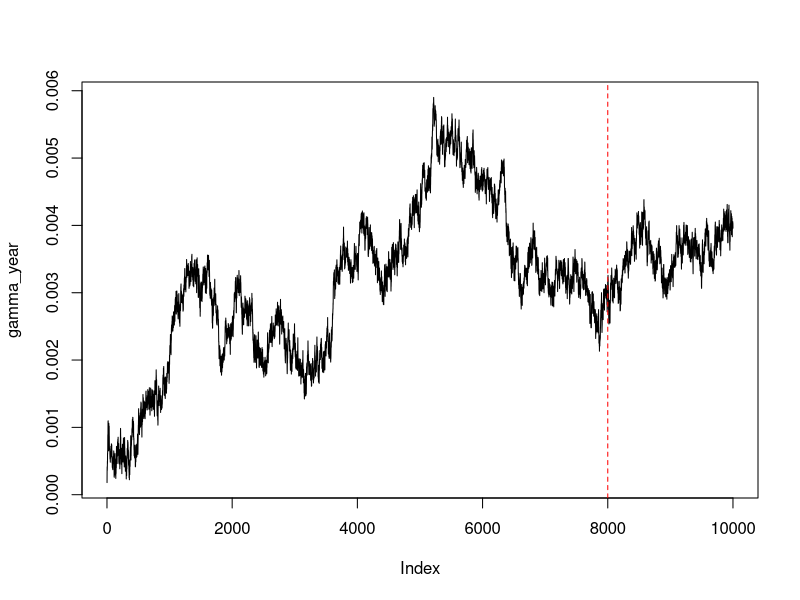
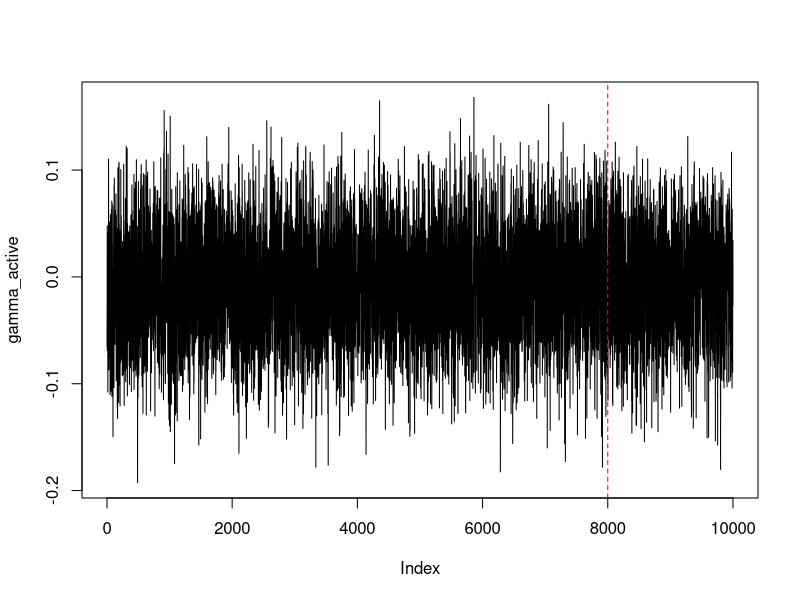
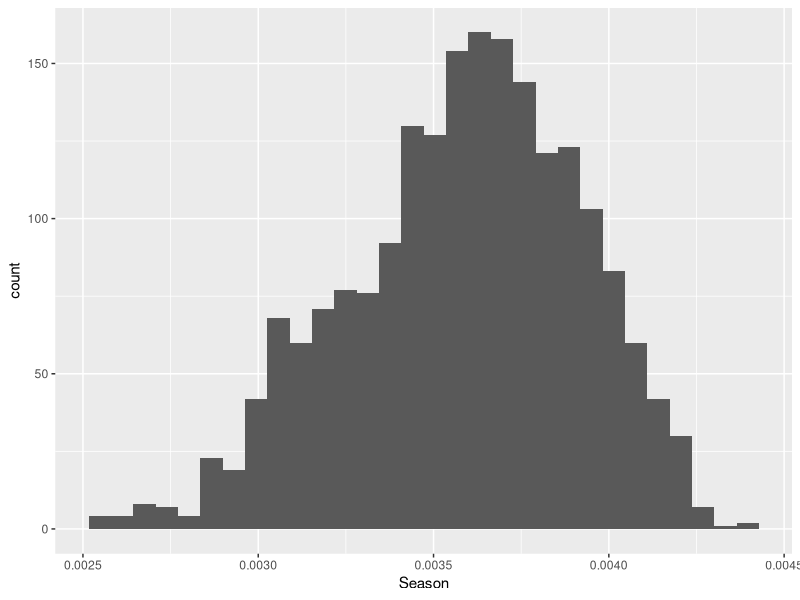
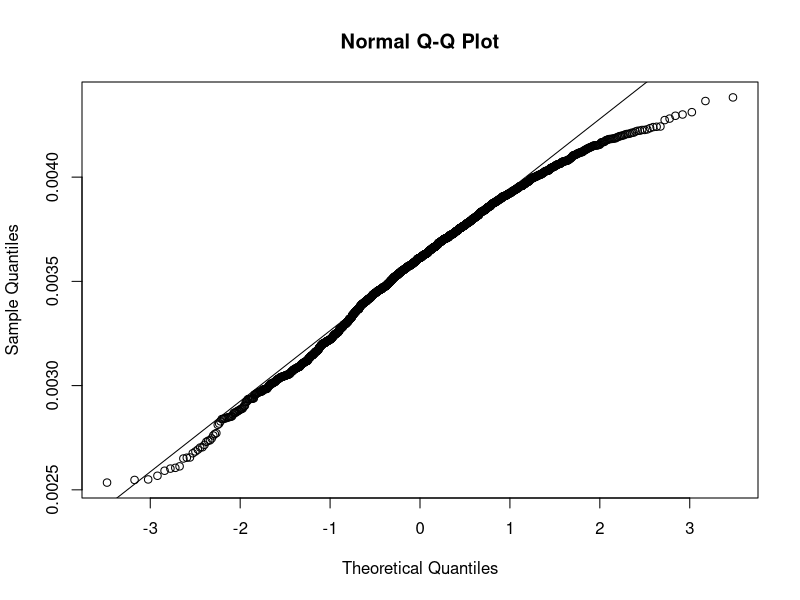

R code for these plots, in order:
## ---- chunk 1
library(MASS)
library(tidyverse)
## ---- chunk 2
gamma_list <- read.csv("./data/gamma_list.csv")[,1:2] 
summary(gamma_list)
## ---- chunk 3
plot(gamma_list[,1], type = "l", ylab = "gamma_year")
abline(v = 8000, col = "red", lty = "dashed")# e.g. plot gamma1 (year)              seems not converge, just take the last stable part 8001-9000
plot(gamma_list[,2], type = "l", ylab = "gamma_active") # plot gamma2(active season)           seems converge, keep the number of burn in same as year
abline(v = 8000, col = "red", lty = "dashed")
## ---- chunk 4
# set burn in = 8000
gamma_list = slice(gamma_list, 8001:10000)
## ---- chunk 5
# see the histogram of year, some kind of normal
ggplot(gamma_list, aes(x = Season))+geom_histogram()
qqnorm(gamma_list$Season)
qqline(gamma_list$Season) # maybe normal
shapiro.test(gamma_list$Season) # not normal
quantiles <- apply(gamma_list, 2, quantile, c(0.025, 0.975)) # use 2.5 and 97.5 quantile to get 95% credible interval
quantiles %>% knitr::kable(col.names = c("gamma_year", "gamma_active"))
## ---- chunk 6
gamma_list <- read.csv("./data/gamma_list.csv")[,1:2] 
gamma_list = slice(gamma_list, 2001:10000)
quantiles <- apply(gamma_list, 2, quantile, c(0.025, 0.975)) # use 2.5 and 97.5 quantile to get 95% credible interval
quantiles
